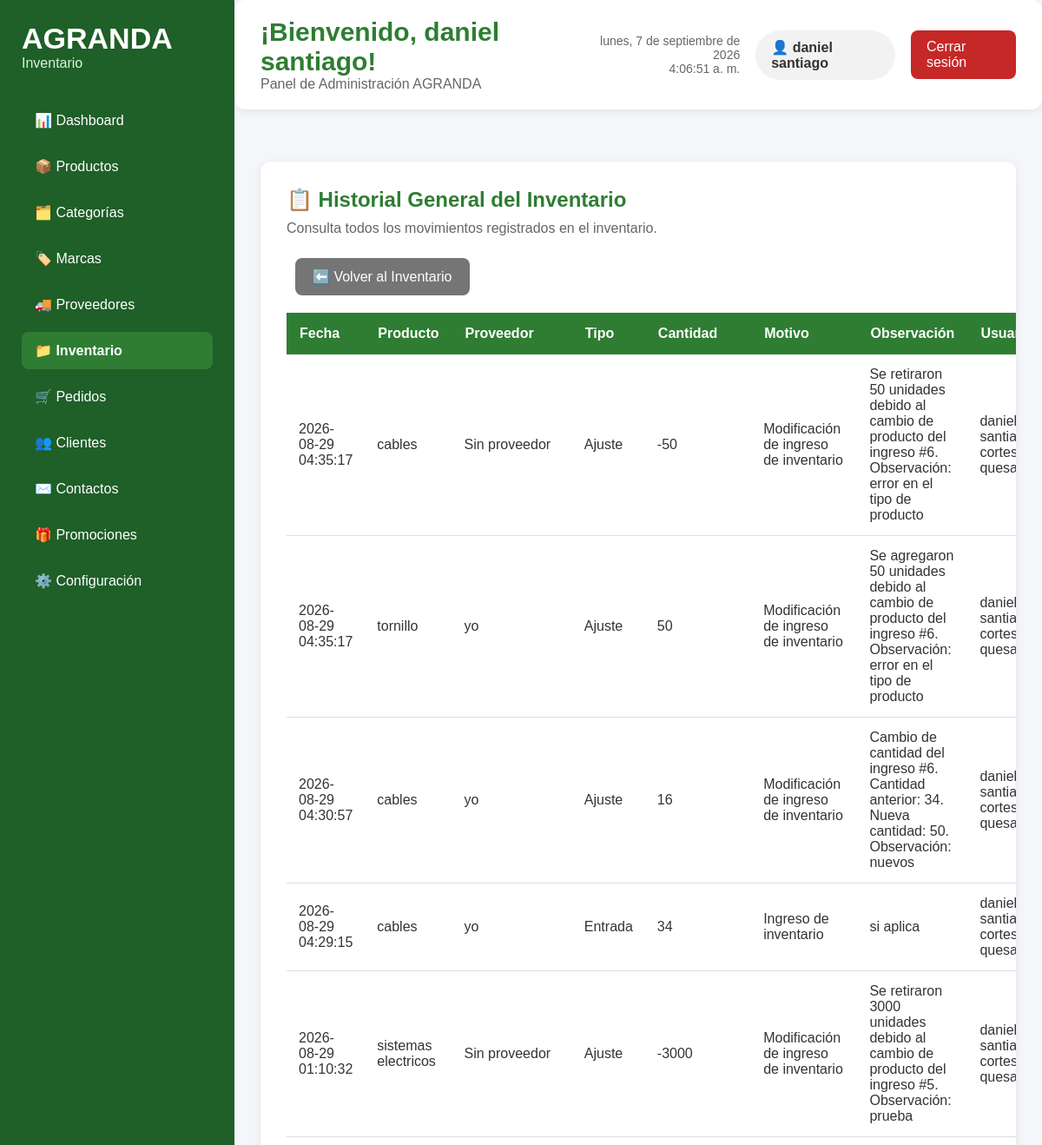
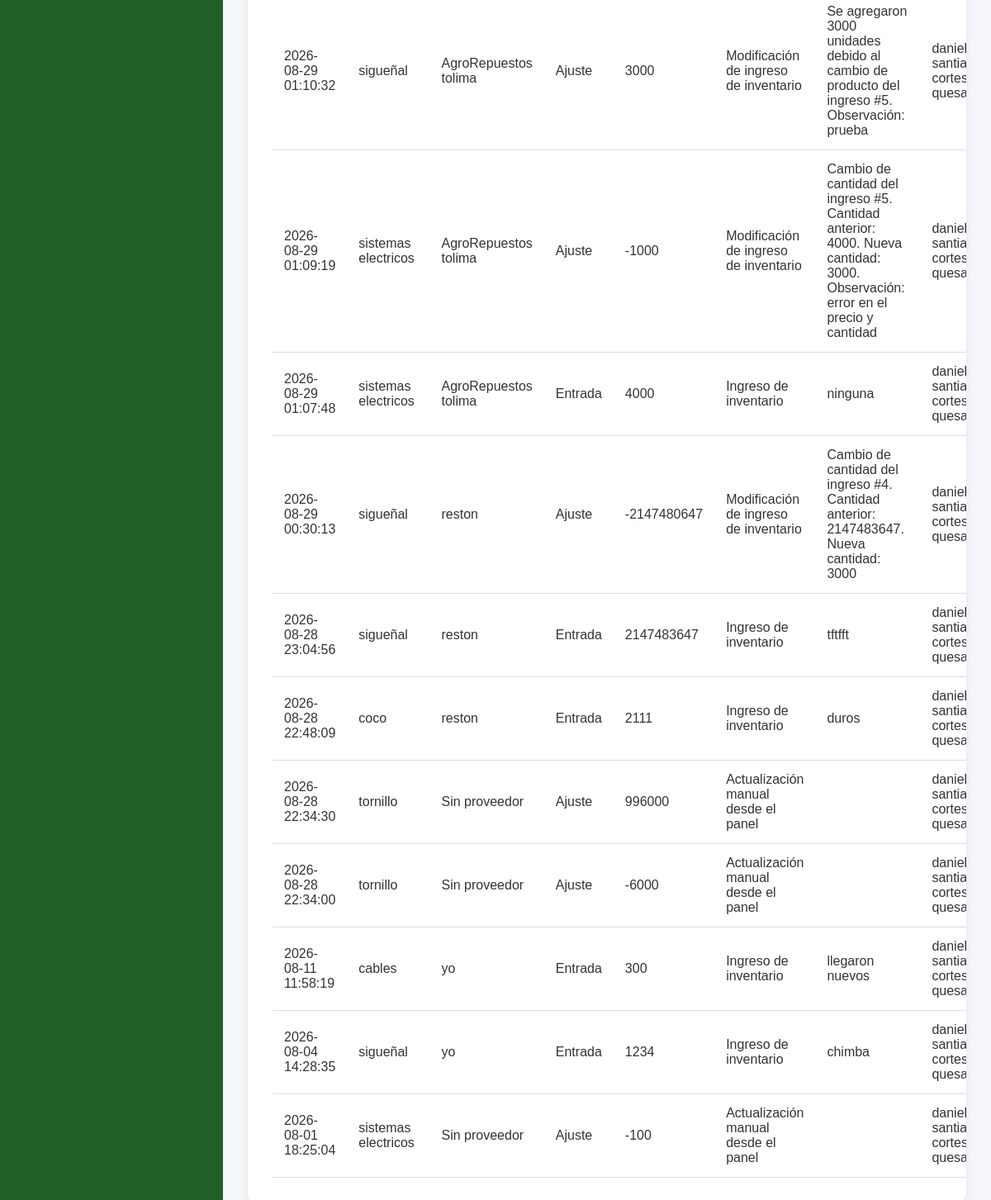
The page /admin/inventario/historial_inventario.php (signed in) on the database its author committed (2 pictures, top to bottom).
### tables this page shows
CREATE TABLE `movimientos_inventario` (
  `id_movimiento` int(11) NOT NULL,
  `id_producto` int(11) NOT NULL,
  `id_ingreso` int(11) DEFAULT NULL,
  `tipo` enum('Entrada','Salida','Ajuste') NOT NULL,
  `cantidad` int(11) NOT NULL,
  `motivo` text NOT NULL,
  `observacion` text DEFAULT NULL,
  `id_pedido` int(11) DEFAULT NULL,
  `id_proveedor` int(11) DEFAULT NULL,
  `id_usuario` int(11) NOT NULL,
  `fecha` timestamp NOT NULL DEFAULT current_timestamp()
);

CREATE TABLE `productos` (
  `id_producto` int(11) NOT NULL,
  `id_categoria` int(11) NOT NULL,
  `id_marca` int(11) DEFAULT NULL,
  `nombre` varchar(150) NOT NULL,
  `descripcion` text DEFAULT NULL,
  `codigo_producto` varchar(50) NOT NULL,
  `precio` decimal(10,2) NOT NULL,
  `peso` decimal(8,2) DEFAULT NULL,
  `estado` tinyint(1) DEFAULT 1,
  `destacado` tinyint(1) DEFAULT 0,
  `fecha_creacion` timestamp NOT NULL DEFAULT current_timestamp(),
  `fecha_actualizacion` timestamp NOT NULL DEFAULT current_timestamp() ON UPDATE current_timestamp()
);

CREATE TABLE `proveedores` (
  `id_proveedor` int(11) NOT NULL,
  `nombre` varchar(150) NOT NULL,
  `nit` varchar(20) NOT NULL,
  `telefono` varchar(25) DEFAULT NULL,
  `correo` varchar(100) DEFAULT NULL,
  `direccion` varchar(255) DEFAULT NULL,
  `contacto_principal` varchar(100) DEFAULT NULL,
  `estado` tinyint(1) DEFAULT 1,
  `fecha_creacion` timestamp NOT NULL DEFAULT current_timestamp()
);

### admin/inventario/historial_inventario.php (the view, shortened to what this page needs)
<?php
require_once("../../config/conexion.php");
$sqlHistorial = "SELECT
                    mi.fecha,
                    p.nombre AS producto,
                    pr.nombre AS proveedor,
                    mi.tipo,
                    mi.cantidad,
                    mi.motivo,
                    mi.observacion,
                    CONCAT(u.nombre,' ',u.apellido) AS usuario
                FROM movimientos_inventario mi
                INNER JOIN productos p
                ON mi.id_producto = p.id_producto
                LEFT JOIN proveedores pr
                ON mi.id_proveedor = pr.id_proveedor
                INNER JOIN usuarios u
                ON mi.id_usuario = u.id_usuario
                ORDER BY mi.fecha DESC";
$resultadoHistorial = $conexion->query($sqlHistorial);
?>
<!DOCTYPE html>
<html lang="es">
<head>
    <link rel="stylesheet" href="inventario.css">
</head>
<body>
    <div class="contenedor-dashboard">
        <aside class="menu-lateral">
            <div class="logo-panel">
                    <h1>AGRANDA</h1>
                    <p>Inventario</p>
            </div>
                <nav>
                    <ul>
                        <li><a href="../dashboard/dashboard.php">📊 Dashboard</a></li>
                        <li><a href="../productos/productos.php">📦 Productos</a></li>
                        <li><a href="../categorias/categorias.php">🗂️ Categorías</a></li>
                        <li><a href="../marcas/marcas.php">🏷️ Marcas</a></li>
                        <li><a href="../proveedores/proveedores.php">🚚 Proveedores</a></li>
                        <li><a href="inventario.php" class="activo">📁 Inventario</a></li>
                        <li><a href="../pedidos/pedidos.php">🛒 Pedidos</a></li>
                        <li><a href="../clientes/clientes.php">👥 Clientes</a></li>
                        <li><a href="../contactos/contactos.php">✉️ Contactos</a></li>
                        <li><a href="../promociones/promociones.php">🎁 Promociones</a></li>
                        <li><a href="../configuracion/configuracion.php">⚙️ Configuración</a></li>
                    </ul>
                </nav>
            </aside>
        <main class="contenido">
            <header class="encabezado">
                <div class="titulo-panel">
                    <h2>
                        ¡Bienvenido, <?php echo $_SESSION["nombre"]; ?>!
                    </h2>
                    <p>
                        Panel de Administración AGRANDA
                    </p>
                </div>
                <div class="panel-usuario">
                    <div class="fecha-hora">
                        <span id="fecha"></span><br>
                        <span id="hora"></span>
                    </div>
                    <div class="usuario">👤 <?php echo $_SESSION["nombre"]; ?></div>
                    <a href="../cerrar_sesion.php" class="btn-salir">Cerrar sesión</a>
                </div>
            </header>
        <div class="principal">
            <section class="resumen">
                <h2>📋 Historial General del Inventario</h2>
                <p>Consulta todos los movimientos registrados en el inventario.</p>
                <a href="inventario.php" class="btn-cancelar">
                    ⬅️ Volver al Inventario
                </a>
            <table class="tabla-productos">
                <thead>
                <tr>
                    <th>Fecha</th>
                    <th>Producto</th>
                    <th>Proveedor</th>
                    <th>Tipo</th>
                    <th>Cantidad</th>
                    <th>Motivo</th>
                    <th>Observación</th>
                    <th>Usuario</th>
                </tr>
                </thead>
                <tbody>
                <?php while($movimiento = $resultadoHistorial->fetch_assoc()){ ?>
                <tr>
                    <td>
                        <?php echo $movimiento["fecha"]; ?>
                    </td>
                    <td>
                        <?php echo $movimiento["producto"]; ?>
                    </td>
                    <td>
                        <?php
                            echo !empty($movimiento["proveedor"])
                                ? htmlspecialchars(
                                    $movimiento["proveedor"],
                                    ENT_QUOTES,
                                    "UTF-8"
                                )
                                : "Sin proveedor";
                        ?>
                    </td>
                    <td>
                        <?php echo $movimiento["tipo"]; ?>
                    </td>
                    <td>
                        <?php echo $movimiento["cantidad"]; ?>
                    </td>
                    <td>
                        <?php echo $movimiento["motivo"]; ?>
                    </td>
                    <td>
                        <?php echo $movimiento["observacion"] ?? "Sin observación"; ?>
                    </td>
                    <td>
                        <?php echo $movimiento["usuario"]; ?>
                    </td>
                </tr>
                    <?php } ?>
                </tbody>
                </table>
            </section>
        </div>
    </main>
    </div>
</body>
</html>

### admin/inventario/inventario.css (style rules this page uses)
* { margin:0; padding:0; box-sizing:border-box; font-family:Arial, Helvetica, sans-serif; }
body { background:#f4f6f9; color:#333; height: 100vh; overflow: hidden; }
.contenedor-dashboard { display:flex; height:100vh; }
.menu-lateral { width:270px; background:#1f5f28; color:white; padding:25px; height: 100vh; position: sticky; top: 0; overflow-y: auto; flex-shrink: 0; }
.logo-panel { margin-bottom:35px; }
.logo-panel h1 { font-size:34px; }
.logo-panel p { color:#d9f5dc; }
.menu-lateral ul { list-style:none; }
.menu-lateral li { margin:10px 0; }
.menu-lateral a { color:white; text-decoration:none; display:block; padding:12px 15px; border-radius:8px; transition:.3s; }
.menu-lateral a.activo { background:#2e7d32; font-weight:bold; }
.contenido { flex:1; display: flex; flex-direction: column; height: 100vh; overflow: hidden; }
.encabezado { display:flex; justify-content:space-between; align-items:center; background:white; padding:20px 30px; border-radius:12px; box-shadow:0 2px 10px rgba(0,0,0,.08); margin-bottom:30px; position: sticky; top: 0; z-index: 100; flex-shrink: 0; }
.titulo-panel h2 { color:#2e7d32; font-size:30px; }
.titulo-panel p { color:#666; }
.panel-usuario { display:flex; align-items:center; gap:18px; }
.fecha-hora { text-align:right; color:#666; font-size:14px; }
.usuario { background:#f2f2f2; padding:10px 18px; border-radius:30px; font-weight:bold; }
.btn-salir { background:#c62828; color:white; padding:10px 18px; text-decoration:none; border-radius:8px; }
.resumen { background:white; padding:30px; border-radius:12px; box-shadow:0 2px 10px rgba(0,0,0,.08); overflow-y:auto; flex:1; }
.resumen h2 { color:#2e7d32; margin-bottom:10px; }
.resumen p { color:#666; margin-bottom:25px; }
.btn-cancelar { display:inline-block; margin-left:10px; padding:12px 20px; background:#757575; color:#fff; text-decoration:none; border-radius:8px; }
.tabla-productos { width:100%; border-collapse:collapse; margin-top:20px; }
.tabla-productos thead { background:#2e7d32; color:white; }
.tabla-productos th { padding:15px; text-align:left; }
.tabla-productos td { padding:14px; border-bottom:1px solid #ddd; }
.principal { flex: 1; overflow-y: auto; padding: 30px; }

### rows shown on the page
movimientos_inventario: fecha "2026-08-29 04:35:17", id_producto.nombre "cables", shows "Sin proveedor", tipo "Ajuste", cantidad "-50", motivo "Modificación de ingreso de inventario", observacion "Se retiraron 50 unidades debido al cambio de producto del ingreso #6. Observación: error en el tipo de producto", usuario "daniel…"
movimientos_inventario: fecha "2026-08-29 04:35:17", id_producto.nombre "tornillo", id_proveedor.nombre "yo", tipo "Ajuste", cantidad "50", motivo "Modificación de ingreso de inventario", observacion "Se agregaron 50 unidades debido al cambio de producto del ingreso #6. Observación: error en el tipo de producto", usuario "daniel…"
movimientos_inventario: fecha "2026-08-29 04:30:57", id_producto.nombre "cables", id_proveedor.nombre "yo", tipo "Ajuste", cantidad "16", motivo "Modificación de ingreso de inventario", observacion "Cambio de cantidad del ingreso #6. Cantidad anterior: 34. Nueva cantidad: 50. Observación: nuevos", usuario "daniel…"
movimientos_inventario: fecha "2026-08-29 04:29:15", id_producto.nombre "cables", id_proveedor.nombre "yo", tipo "Entrada", cantidad "34", motivo "Ingreso de inventario", observacion "si aplica", usuario "daniel…"
movimientos_inventario: fecha "2026-08-29 01:10:32", id_producto.nombre "sistemas electricos", shows "Sin proveedor", tipo "Ajuste", cantidad "-3000", motivo "Modificación de ingreso de inventario", observacion "Se retiraron 3000 unidades debido al cambio de producto del ingreso #5. Observación: prueba", usuario "daniel…"
movimientos_inventario: fecha "2026-08-29 01:10:32", id_producto.nombre "sigueñal", id_proveedor.nombre "AgroRepuestos tolima", tipo "Ajuste", cantidad "3000", motivo "Modificación de ingreso de inventario", observacion "Se agregaron 3000 unidades debido al cambio de producto del ingreso #5. Observación: prueba", usuario "daniel…"
movimientos_inventario: fecha "2026-08-29 01:09:19", id_producto.nombre "sistemas electricos", id_proveedor.nombre "AgroRepuestos tolima", tipo "Ajuste", cantidad "-1000", motivo "Modificación de ingreso de inventario", observacion "Cambio de cantidad del ingreso #5. Cantidad anterior: 4000. Nueva cantidad: 3000. Observación: error en el precio y cantidad", usuario "daniel…"
movimientos_inventario: fecha "2026-08-29 01:07:48", id_producto.nombre "sistemas electricos", id_proveedor.nombre "AgroRepuestos tolima", tipo "Entrada", cantidad "4000", motivo "Ingreso de inventario", observacion "ninguna", usuario "daniel…"
movimientos_inventario: fecha "2026-08-29 00:30:13", id_producto.nombre "sigueñal", id_proveedor.nombre "reston", tipo "Ajuste", cantidad "-2147480647", motivo "Modificación de ingreso de inventario", observacion "Cambio de cantidad del ingreso #4. Cantidad anterior: 2147483647. Nueva cantidad: 3000", usuario "daniel…"
movimientos_inventario: fecha "2026-08-28 23:04:56", id_producto.nombre "sigueñal", id_proveedor.nombre "reston", tipo "Entrada", cantidad "2147483647", motivo "Ingreso de inventario", observacion "tftfft", usuario "daniel…"
movimientos_inventario: fecha "2026-08-28 22:48:09", id_producto.nombre "coco", id_proveedor.nombre "reston", tipo "Entrada", cantidad "2111", motivo "Ingreso de inventario", observacion "duros", usuario "daniel…"
movimientos_inventario: fecha "2026-08-28 22:34:30", id_producto.nombre "tornillo", shows "Sin proveedor", tipo "Ajuste", cantidad "996000", motivo "Actualización manual desde el panel", usuario "daniel…"
movimientos_inventario: fecha "2026-08-28 22:34:00", id_producto.nombre "tornillo", shows "Sin proveedor", tipo "Ajuste", cantidad "-6000", motivo "Actualización manual desde el panel", usuario "daniel…"
movimientos_inventario: fecha "2026-08-11 11:58:19", id_producto.nombre "cables", id_proveedor.nombre "yo", tipo "Entrada", cantidad "300", motivo "Ingreso de inventario", observacion "llegaron nuevos", usuario "daniel…"
movimientos_inventario: fecha "2026-08-04 14:28:35", id_producto.nombre "sigueñal", id_proveedor.nombre "yo", tipo "Entrada", cantidad "1234", motivo "Ingreso de inventario", observacion "chimba", usuario "daniel…"
movimientos_inventario: fecha "2026-08-01 18:25:04", id_producto.nombre "sistemas electricos", shows "Sin proveedor", tipo "Ajuste", cantidad "-100", motivo "Actualización manual desde el panel", usuario "daniel…"

### other values the page prints
$_SESSION["nombre"] "daniel santiago"
